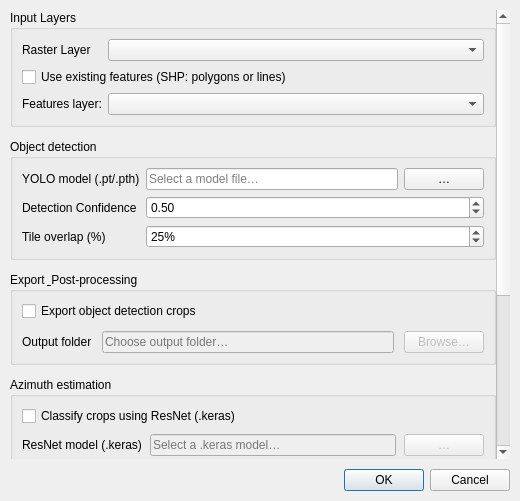
<?xml version="1.0" encoding="UTF-8"?>
<ui version="4.0">
 <class>ArcheDetectionDialogBase</class>
 <widget class="QDialog" name="ArcheDetectionDialogBase">
  <property name="geometry">
   <rect>
    <x>0</x>
    <y>0</y>
    <width>520</width>
    <height>501</height>
   </rect>
  </property>
  <property name="minimumSize">
   <size>
    <width>520</width>
    <height>420</height>
   </size>
  </property>
  <property name="windowTitle">
   <string>ArchaeoAstroInsight </string>
  </property>
  <layout class="QVBoxLayout" name="mainLayout">
   <property name="spacing">
    <number>10</number>
   </property>
   <property name="leftMargin">
    <number>10</number>
   </property>
   <property name="topMargin">
    <number>10</number>
   </property>
   <property name="rightMargin">
    <number>10</number>
   </property>
   <property name="bottomMargin">
    <number>10</number>
   </property>
   <item>
    <widget class="QScrollArea" name="scrollArea">
     <property name="frameShape">
      <enum>QFrame::NoFrame</enum>
     </property>
     <property name="widgetResizable">
      <bool>true</bool>
     </property>
     <widget class="QWidget" name="scrollAreaWidgetContents">
      <property name="geometry">
       <rect>
        <x>0</x>
        <y>-235</y>
        <width>483</width>
        <height>706</height>
       </rect>
      </property>
      <layout class="QVBoxLayout" name="contentLayout">
       <property name="spacing">
        <number>12</number>
       </property>
       <property name="leftMargin">
        <number>0</number>
       </property>
       <property name="topMargin">
        <number>0</number>
       </property>
       <property name="rightMargin">
        <number>0</number>
       </property>
       <property name="bottomMargin">
        <number>0</number>
       </property>
       <item>
        <widget class="QGroupBox" name="groupInput">
         <property name="title">
          <string>Input Layers</string>
         </property>
         <layout class="QFormLayout" name="inputForm">
          <property name="fieldGrowthPolicy">
           <enum>QFormLayout::AllNonFixedFieldsGrow</enum>
          </property>
          <item row="0" column="0">
           <widget class="QLabel" name="rasterLabel">
            <property name="text">
             <string>Raster Layer</string>
            </property>
           </widget>
          </item>
          <item row="0" column="1">
           <widget class="QComboBox" name="rasterCombo"/>
          </item>
          <item row="1" column="0" colspan="2">
           <widget class="QCheckBox" name="usePolyCheck">
            <property name="text">
             <string>Use existing features (SHP: polygons or lines)</string>
            </property>
           </widget>
          </item>
          <item row="2" column="0">
           <widget class="QLabel" name="polygonLayerLabel">
            <property name="text">
             <string>Features layer:</string>
            </property>
           </widget>
          </item>
          <item row="2" column="1">
           <widget class="QComboBox" name="polygonLayerCombo"/>
          </item>
         </layout>
        </widget>
       </item>
       <item>
        <widget class="QGroupBox" name="groupDetection">
         <property name="title">
          <string>Object detection</string>
         </property>
         <layout class="QFormLayout" name="detectForm">
          <property name="fieldGrowthPolicy">
           <enum>QFormLayout::AllNonFixedFieldsGrow</enum>
          </property>
          <item row="0" column="0">
           <widget class="QLabel" name="modelLabel">
            <property name="text">
             <string>YOLO model (.pt/.pth)</string>
            </property>
           </widget>
          </item>
          <item row="0" column="1">
           <layout class="QHBoxLayout" name="modelRow">
            <item>
             <widget class="QLineEdit" name="modelPathEdit">
              <property name="placeholderText">
               <string>Select a model file…</string>
              </property>
             </widget>
            </item>
            <item>
             <widget class="QPushButton" name="modelBrowseBtn">
              <property name="toolTip">
               <string>Browse for YOLO model</string>
              </property>
              <property name="text">
               <string>…</string>
              </property>
             </widget>
            </item>
           </layout>
          </item>
          <item row="1" column="0">
           <widget class="QLabel" name="confidenceLabel">
            <property name="text">
             <string>Detection Confidence</string>
            </property>
           </widget>
          </item>
          <item row="1" column="1">
           <widget class="QgsDoubleSpinBox" name="confidenceSpinBox">
            <property name="maximum">
             <double>1.000000000000000</double>
            </property>
            <property name="singleStep">
             <double>0.010000000000000</double>
            </property>
            <property name="value">
             <double>0.500000000000000</double>
            </property>
           </widget>
          </item>
          <item row="2" column="0">
           <widget class="QLabel" name="overlapLabel">
            <property name="text">
             <string>Tile overlap (%)</string>
            </property>
           </widget>
          </item>
          <item row="2" column="1">
           <widget class="QSpinBox" name="overlapSpinBox">
            <property name="suffix">
             <string>%</string>
            </property>
            <property name="minimum">
             <number>0</number>
            </property>
            <property name="maximum">
             <number>99</number>
            </property>
            <property name="value">
             <number>25</number>
            </property>
           </widget>
          </item>
         </layout>
        </widget>
       </item>
       <item>
        <widget class="QGroupBox" name="groupExport">
         <property name="title">
          <string>Export &amp; Post-processing</string>
         </property>
         <layout class="QVBoxLayout" name="exportLayout">
          <property name="spacing">
           <number>10</number>
          </property>
          <item>
           <widget class="QCheckBox" name="exportCropsCheck">
            <property name="text">
             <string>Export object detection crops</string>
            </property>
           </widget>
          </item>
          <item>
           <layout class="QFormLayout" name="exportForm">
            <property name="fieldGrowthPolicy">
             <enum>QFormLayout::AllNonFixedFieldsGrow</enum>
            </property>
            <item row="0" column="0">
             <widget class="QLabel" name="exportDirLabel">
              <property name="text">
               <string>Output folder</string>
              </property>
             </widget>
            </item>
            <item row="0" column="1">
             <layout class="QHBoxLayout" name="exportDirRow">
              <item>
               <widget class="QLineEdit" name="exportDirEdit">
                <property name="enabled">
                 <bool>false</bool>
                </property>
                <property name="placeholderText">
                 <string>Choose output folder…</string>
                </property>
               </widget>
              </item>
              <item>
               <widget class="QPushButton" name="exportBrowseBtn">
                <property name="enabled">
                 <bool>false</bool>
                </property>
                <property name="text">
                 <string>Browse…</string>
                </property>
               </widget>
              </item>
             </layout>
            </item>
           </layout>
          </item>
         </layout>
        </widget>
       </item>
       <item>
        <widget class="QGroupBox" name="groupAzimuth">
         <property name="title">
          <string>Azimuth estimation</string>
         </property>
         <layout class="QVBoxLayout" name="azimuthVBox">
          <property name="spacing">
           <number>8</number>
          </property>
          <item>
           <widget class="QCheckBox" name="resnetCheck">
            <property name="text">
             <string>Classify crops using ResNet (.keras)</string>
            </property>
            <property name="checked">
             <bool>false</bool>
            </property>
           </widget>
          </item>
          <item>
           <layout class="QFormLayout" name="resnetForm">
            <property name="fieldGrowthPolicy">
             <enum>QFormLayout::AllNonFixedFieldsGrow</enum>
            </property>
            <item row="0" column="1">
             <layout class="QHBoxLayout" name="resnetRow">
              <item>
               <widget class="QLineEdit" name="resnetModelEdit">
                <property name="enabled">
                 <bool>false</bool>
                </property>
                <property name="placeholderText">
                 <string>Select a .keras model…</string>
                </property>
               </widget>
              </item>
              <item>
               <widget class="QPushButton" name="resnetModelBrowseBtn">
                <property name="enabled">
                 <bool>false</bool>
                </property>
                <property name="toolTip">
                 <string>Browse for .keras model</string>
                </property>
                <property name="text">
                 <string>…</string>
                </property>
               </widget>
              </item>
             </layout>
            </item>
            <item row="0" column="0">
             <widget class="QLabel" name="resnetModelLabel">
              <property name="text">
               <string>ResNet model (.keras)</string>
              </property>
             </widget>
            </item>
           </layout>
          </item>
         </layout>
        </widget>
       </item>
       <item>
        <widget class="QGroupBox" name="groupDeclination">
         <property name="enabled">
          <bool>true</bool>
         </property>
         <property name="title">
          <string>Astronomical declination computation</string>
         </property>
         <layout class="QVBoxLayout" name="verticalLayout">
          <item>
           <widget class="QCheckBox" name="useResnetCheck">
            <property name="text">
             <string>Use Resnet azimuths</string>
            </property>
           </widget>
          </item>
          <item>
           <widget class="QCheckBox" name="declinationHWTCheck">
            <property name="enabled">
             <bool>false</bool>
            </property>
            <property name="text">
             <string>Compute astronomical declination using Hey What's That service</string>
            </property>
            <property name="checked">
             <bool>false</bool>
            </property>
           </widget>
          </item>
          <item>
           <widget class="QCheckBox" name="declinationSRTMCheck">
            <property name="enabled">
             <bool>false</bool>
            </property>
            <property name="text">
             <string>Compute astronomical declination using SRTM data</string>
            </property>
            <property name="checked">
             <bool>false</bool>
            </property>
           </widget>
          </item>
          <item>
           <layout class="QHBoxLayout" name="srtmLayout">
            <item>
             <widget class="QLabel" name="srtmLabel">
              <property name="text">
               <string>SRTM folder:</string>
              </property>
             </widget>
            </item>
            <item>
             <widget class="QLineEdit" name="srtmPathEdit">
              <property name="enabled">
               <bool>false</bool>
              </property>
             </widget>
            </item>
            <item>
             <widget class="QPushButton" name="srtmBrowseBtn">
              <property name="enabled">
               <bool>false</bool>
              </property>
              <property name="text">
               <string>Browse</string>
              </property>
             </widget>
            </item>
           </layout>
          </item>
          <item>
           <widget class="QCheckBox" name="declinationLidarCheck">
            <property name="enabled">
             <bool>false</bool>
            </property>
            <property name="text">
             <string>Compute astronomical declination using LiDAR data (.laz/.las)</string>
            </property>
            <property name="checked">
             <bool>false</bool>
            </property>
           </widget>
          </item>
          <item>
           <layout class="QHBoxLayout" name="lidarLayout">
            <item>
             <widget class="QLabel" name="lidarLabel">
              <property name="text">
               <string>LiDAR folder:</string>
              </property>
             </widget>
            </item>
            <item>
             <widget class="QLineEdit" name="lidarPathEdit">
              <property name="enabled">
               <bool>false</bool>
              </property>
             </widget>
            </item>
            <item>
             <widget class="QPushButton" name="lidarBrowseBtn">
              <property name="enabled">
               <bool>false</bool>
              </property>
              <property name="text">
               <string>Browse</string>
              </property>
             </widget>
            </item>
           </layout>
          </item>
         </layout>
        </widget>
       </item>
       <item>
        <widget class="QCheckBox" name="curvigramCheck">
         <property name="enabled">
          <bool>false</bool>
         </property>
         <property name="text">
          <string>Generate azimuth and declination curvigram plots</string>
         </property>
         <property name="checked">
          <bool>false</bool>
         </property>
        </widget>
       </item>
       <item>
        <spacer name="bottomSpacer">
         <property name="orientation">
          <enum>Qt::Vertical</enum>
         </property>
         <property name="sizeHint" stdset="0">
          <size>
           <width>20</width>
           <height>20</height>
          </size>
         </property>
        </spacer>
       </item>
      </layout>
     </widget>
    </widget>
   </item>
   <item>
    <widget class="QDialogButtonBox" name="button_box">
     <property name="orientation">
      <enum>Qt::Horizontal</enum>
     </property>
     <property name="standardButtons">
      <set>QDialogButtonBox::Cancel|QDialogButtonBox::Ok</set>
     </property>
    </widget>
   </item>
  </layout>
 </widget>
 <customwidgets>
  <customwidget>
   <class>QgsDoubleSpinBox</class>
   <extends>QDoubleSpinBox</extends>
   <header>qgsdoublespinbox.h</header>
  </customwidget>
 </customwidgets>
 <resources/>
 <connections>
  <connection>
   <sender>button_box</sender>
   <signal>accepted()</signal>
   <receiver>ArcheDetectionDialogBase</receiver>
   <slot>accept()</slot>
   <hints>
    <hint type="sourcelabel">
     <x>20</x>
     <y>20</y>
    </hint>
    <hint type="destinationlabel">
     <x>20</x>
     <y>20</y>
    </hint>
   </hints>
  </connection>
  <connection>
   <sender>button_box</sender>
   <signal>rejected()</signal>
   <receiver>ArcheDetectionDialogBase</receiver>
   <slot>reject()</slot>
   <hints>
    <hint type="sourcelabel">
     <x>20</x>
     <y>20</y>
    </hint>
    <hint type="destinationlabel">
     <x>20</x>
     <y>20</y>
    </hint>
   </hints>
  </connection>
 </connections>
</ui>
